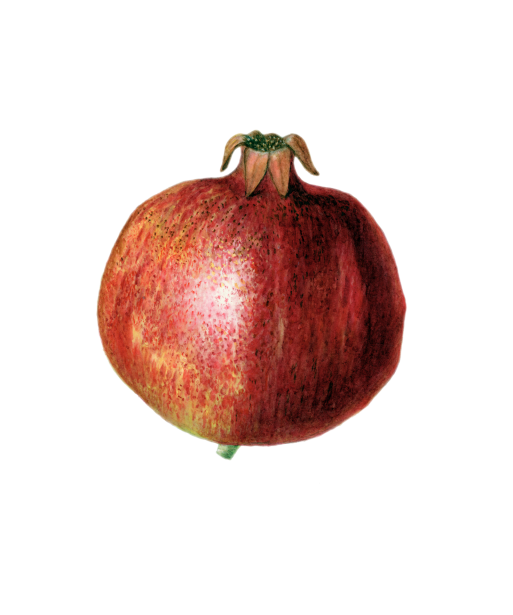
#> input picture week4/test_images/001.png, 513 x 615 px; its folder holds only this picture in this run
$ python changeImage.py
#> lines starting #> are read from the running program, lines starting #| are printed output that depends on the picture
#!/usr/bin/python3.8

import os
from PIL import Image

PRODUCTION_PATH = 'supplier-data/images/'
TESTING_PATH = 'test_images/'
PATH = TESTING_PATH

def open_and_process_image(the_image, source_p, conv_type='RGB',
                           new_size=(600,400), new_format='JPEG',
                           new_ext = '.jpeg',
                           save_loc='test_images/'):

    '''
    opens an image file and returns it
    resized in a new format to the location specified
    at save_loc
    the_image: should be a file name and should not include path
    source_p: is the path where the file is located
    conv_type: is the colour model that will be used RGB, RGBA etc
    new_size: tuple of the new image dimensions
    new_format: format that image will be convereted to
    new_ext: is the extension that will be added to the file name in place of
    the old one
    save_loc: location the new image file will be saved at


    '''
#> called with the_image = '001.png', source_p = 'test_images/', conv_type = 'RGB', new_size = (600, 400), new_format = 'JPEG', new_ext = '.jpeg', save_loc = 'test_images/'

    if not the_image.endswith(new_ext):
        # swap extensions on the file
        new_n = os.path.splitext(the_image)[0] + new_ext
        # build the new path to save the file
        out_file = f'{save_loc}{new_n}'
        try:
            with Image.open(f'{source_p}{the_image}') as m:
#> m is the input picture: PIL image 513x615 RGBA; mean R, G, B, A 35.6, 17.3, 13.5, 57.7
                m.convert(conv_type).resize(new_size).save(out_file, new_format)
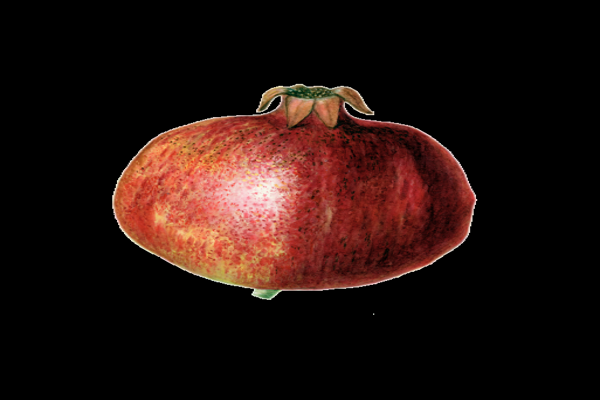
#> saved as 001.jpeg: PIL image 600x400 RGB; mean R, G, B 35.7, 17.4, 13.5
        except OSError as e1:
            print(f'cannot process or save {the_image}')
            print(f'due to: {e1}')
        except Exception as oe:
            print(f'{the_image} raised {oe}')
    print(f'converted {the_image} to {new_size} size + {new_format}')

if __name__ == '__main__':
    for infile in os.listdir(PATH):
        open_and_process_image(infile, PATH)
